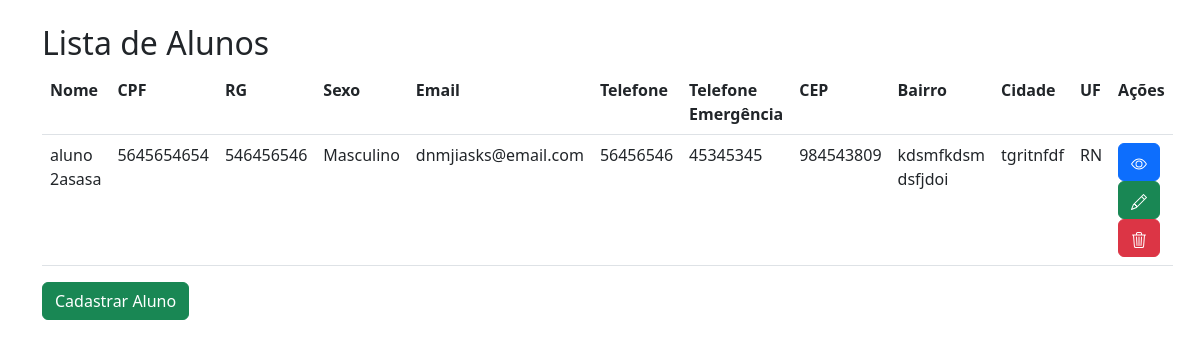
Before: / with the older database file.
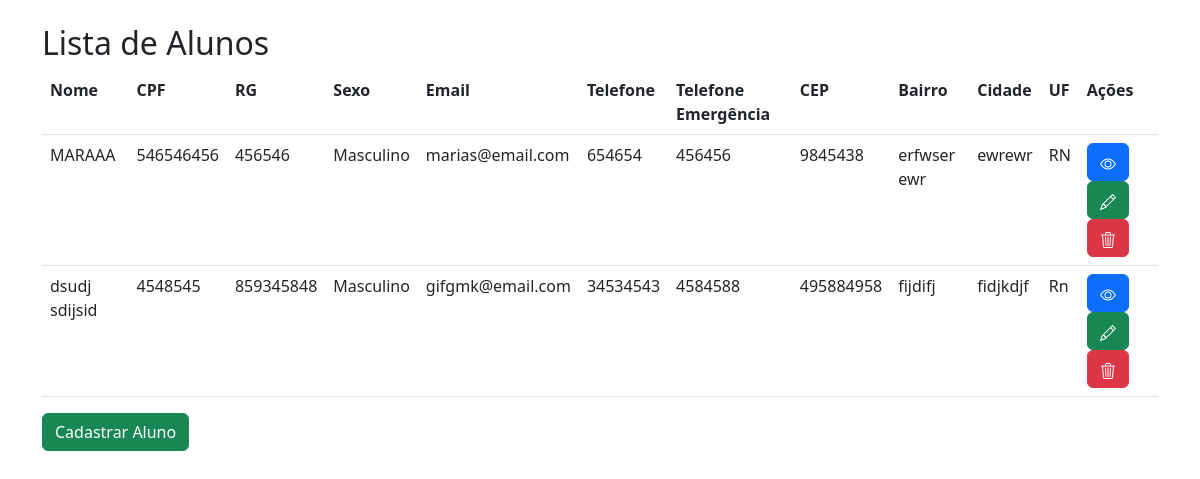
After: the same page with the newer database file.
### alunos/models.py (models this page shows, shortened)
class Aluno(models.Model):
    SEXO_CHOICES = [
        ('M', 'Masculino'),
        ('F', 'Feminino'),
        ('O', 'Outro'),
    ]
    TURNO_CHOICES = [
        ('M', 'Manhã'),
        ('T', 'Tarde'),
        ('N', 'Noite'),
    ]
    nome_completo = models.CharField(max_length=200)
    data_nascimento = models.DateField()
    cpf = models.CharField(max_length=14, unique=True)
    rg = models.CharField(max_length=20, blank=True, null=True)
    sexo = models.CharField(max_length=1, choices=SEXO_CHOICES)
    email = models.EmailField()
    telefone = models.CharField(max_length=15)
    telefone_emergencia = models.CharField(max_length=15, blank=True, null=True)
    cep = models.CharField(max_length=9)
    endereco = models.CharField(max_length=200)
    numero = models.CharField(max_length=10)
    complemento = models.CharField(max_length=100, blank=True, null=True)
    bairro = models.CharField(max_length=100)
    cidade = models.CharField(max_length=100)
    uf = models.CharField(max_length=2)
    numero_matricula = models.CharField(max_length=20, unique=True)
    curso = models.CharField(max_length=100)
    serie_ano = models.CharField(max_length=20)
    turno = models.CharField(max_length=1, choices=TURNO_CHOICES)
    observacoes = models.TextField(blank=True, null=True)

### alunos/views.py (the view)
# urls.py: path('', listar_alunos, name='home'),
def listar_alunos(request):
    alunos = Aluno.objects.all()
    return render(request, 'index.html', {'alunos': alunos})

### alunos/templates/index.html (shortened to what this page needs)
<!DOCTYPE html>
<html>
  <head>
    <link
      rel="stylesheet"
      href="https://cdn.jsdelivr.net/npm/bootstrap@5.3.0/dist/css/bootstrap.min.css"
    />
  </head>
  <body class="container mt-4">
    <h2>Lista de Alunos</h2>
    <table class="table">
      <tr>
            <th>Nome</th>
            <th>CPF</th>
            <th>RG</th>
            <th>Sexo</th>
            <th>Email</th>
            <th>Telefone</th>
            <th>Telefone Emergência</th>
            <th>CEP</th>
            <th>Bairro</th>
            <th>Cidade</th>
            <th>UF</th>
            <th>Ações</th>
        </tr>
      {% for aluno in alunos %}
        <tr>
            <td>{{ aluno.nome_completo }}</td>
            <td>{{ aluno.cpf }}</td>
            <td>{{ aluno.rg }}</td>
            <td>{{ aluno.get_sexo_display }}</td>
            <td>{{ aluno.email }}</td>
            <td>{{ aluno.telefone }}</td>
            <td>{{ aluno.telefone_emergencia }}</td>
            <td>{{ aluno.cep }}</td>
            <td>{{ aluno.bairro }}</td>
            <td>{{ aluno.cidade }}</td>
            <td>{{ aluno.uf }}</td>
            <td>
                <a class="btn btn-primary" href="{% url 'detalhar_aluno' aluno.pk %}">
                </a>
                <a class="btn btn-success" href="{% url 'editar' aluno.pk %}">
                </a>
                <a class="btn btn-danger" href="{% url 'excluir' aluno.pk %}">
              </a>
            </td>
        </tr>
        {% endfor %}
    </table>
    <a href="{% url 'cadastrar' %}" class="btn btn-success">Cadastrar Aluno</a>
  </body>
</html>

Changed rows visible on the page:
removed Aluno: nome_completo "aluno 2asasa", cpf "5645654654", rg "546456546", sexo "Masculino", email "dnmjiasks@email.com", telefone "56456546", telefone_emergencia "45345345", cep "984543809", bairro "kdsmfkdsm dsfjdoi", cidade "tgritnfdf", uf "RN"
added Aluno: nome_completo "MARAAA", cpf "546546456", rg "456546", sexo "Masculino", email "marias@email.com", telefone "654654", telefone_emergencia "456456", cep "9845438", bairro "erfwser ewr", cidade "ewrewr", uf "RN"
added Aluno: nome_completo "dsudj sdijsid", cpf "4548545", rg "859345848", sexo "Masculino", email "gifgmk@email.com", telefone "34534543", telefone_emergencia "4584588", cep "495884958", bairro "fijdifj", cidade "fidjkdjf", uf "Rn"
